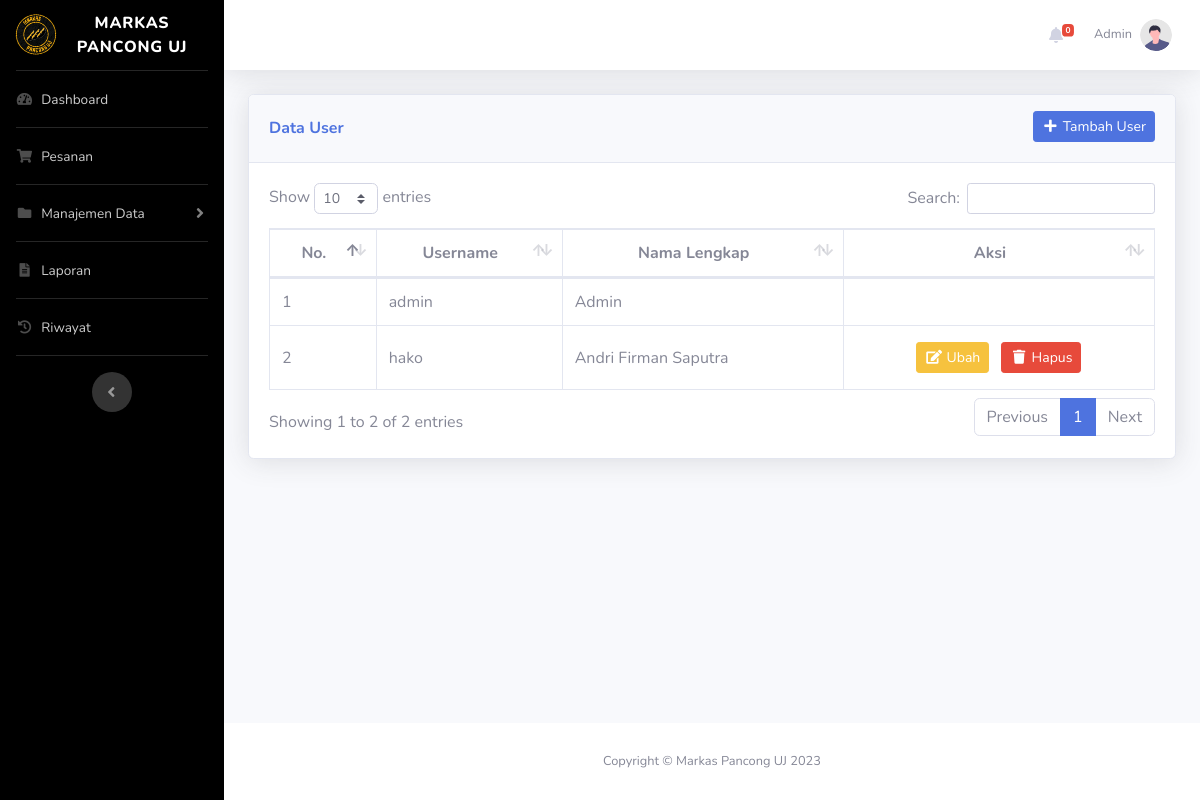
The page /user.php (signed in) on the database its author committed.
### tables this page shows
CREATE TABLE `user` (
  `id_user` int(11) NOT NULL,
  `username` varchar(10) NOT NULL,
  `password` varchar(255) NOT NULL,
  `nama_lengkap` varchar(50) NOT NULL,
  `no_telepon` varchar(20) NOT NULL,
  `alamat` text NOT NULL,
  `role` enum('administrator','pelanggan') NOT NULL
);

### user.php (the view, shortened to what this page needs)
<?php
    require_once 'koneksi.php';
    $id_user = $_SESSION['id_user'];
    if (!$dataUser = mysqli_fetch_assoc(mysqli_query($koneksi, "SELECT * FROM user WHERE id_user = '$id_user'"))) {
        header("Location: logout.php");
        exit;
    }
    $user = mysqli_query($koneksi, "SELECT * FROM user");
?>
<!DOCTYPE html>
<html lang="en">
<head>
    <?php include 'head.php'; ?>
</head>
<body id="page-top">
<div id="wrapper">
    <?php include 'sidebar.php'; ?>
    <div id="content-wrapper" class="d-flex flex-column">
        <div id="content">
            <?php include 'topbar.php'; ?>
            <div class="container-fluid">
                <div class="align-items-center justify-content-between mb-4">
                    <div class="card shadow mb-4">
                        <div class="card-header py-3">
                            <div class="row">
                                <div class="col head-left">
                                    <h6 class="mt-2 font-weight-bold text-primary">Data User</h6>
                                </div>
                                <div class="col head-right">
                                    <button type="button" class="btn btn-sm btn-primary"  data-toggle="modal" data-target="#tambahUserModal"><i class="fas fa-fw fa-plus"></i> Tambah User</button>
                                </div>
                            </div>
                        </div>
                        <div class="card-body">
                            <div class="table-responsive">
                                <table class="table table-bordered" id="dataTable" cellspacing="0">
                                    <thead>
                                        <tr class="text-center">
                                            <th>No.</th>
                                            <th>Username</th>
                                            <th>Nama Lengkap</th>
                                            <th>Aksi</th>
                                        </tr>
                                    </thead>
                                    <tbody>
                                        <?php $i = 1; ?>
                                        <?php foreach ($user as $du): ?>
                                            <tr>
                                                <td class="align-middle"><?= $i++; ?></td>
                                                <td class="align-middle"><?= $du['username']; ?></td>
                                                <td class="align-middle"><?= $du['nama_lengkap']; ?></td>
                                                <td class="text-center align-middle">
                                                    <?php if ($du['username'] != 'admin'): ?>
                                                        <a class="btn btn-sm btn-warning text-white m-1" data-toggle="modal" data-target="#ubahUserModal<?= $du['id_user']; ?>"><i class="fas fa-fw fa-edit"></i> Ubah</a>
                                                        <a class="btn btn-sm btn-danger text-white m-1 btn-alert" data-status="Hapus" href="hapus_user.php?id_user=<?= $du['id_user']; ?>" data-nama="Apakah Anda yakin ingin menghapus user dengan username <?= $du['username']; ?>?"><i class="fas fa-fw fa-trash"></i> Hapus</a>
                                                    <?php endif ?>
                                                </td>
                                            </tr>
                                        <?php endforeach ?>
                                    </tbody>
                                </table>
                            </div>
                        </div>
                    </div>
                </div>
            </div>
        </div>
        <?php include 'footer.php'; ?>
    </div>
</div>
</body>
</html>

### topbar.php (shortened to what this page needs)
<nav class="navbar navbar-expand navbar-light bg-white topbar mb-4 static-top shadow">
    <ul class="navbar-nav ml-auto">
        <?php if ($dataUser['role'] == 'administrator'): ?>
            <li class="nav-item dropdown no-arrow mx-1">
                <a class="nav-link dropdown-toggle" href="#" id="alertsDropdown" role="button"
                    data-toggle="dropdown" aria-haspopup="true" aria-expanded="false">
                    <i class="fas fa-bell fa-fw"></i>
                    <span class="badge badge-danger badge-counter" id="badge-counter">0</span>
                </a>
            </li>
        <?php endif ?>
        <li class="nav-item dropdown no-arrow">
            <a class="nav-link dropdown-toggle" href="#" id="userDropdown" role="button"
                data-toggle="dropdown" aria-haspopup="true" aria-expanded="false">
                <span class="mr-2 d-none d-lg-inline text-gray-600 small"><?= $dataUser['nama_lengkap']; ?></span>
                <img class="img-profile rounded-circle"
                    src="img/undraw_profile.svg">
            </a>
        </li>
    </ul>
</nav>

### css/style.css (style rules this page uses)
html { scroll-behavior: smooth; }
.head-left { text-align: left; }
.head-right { text-align: right; }

### rows shown on the page
user: nama_lengkap "Admin", username "admin"
user: username "hako", nama_lengkap "Andri Firman Saputra"
